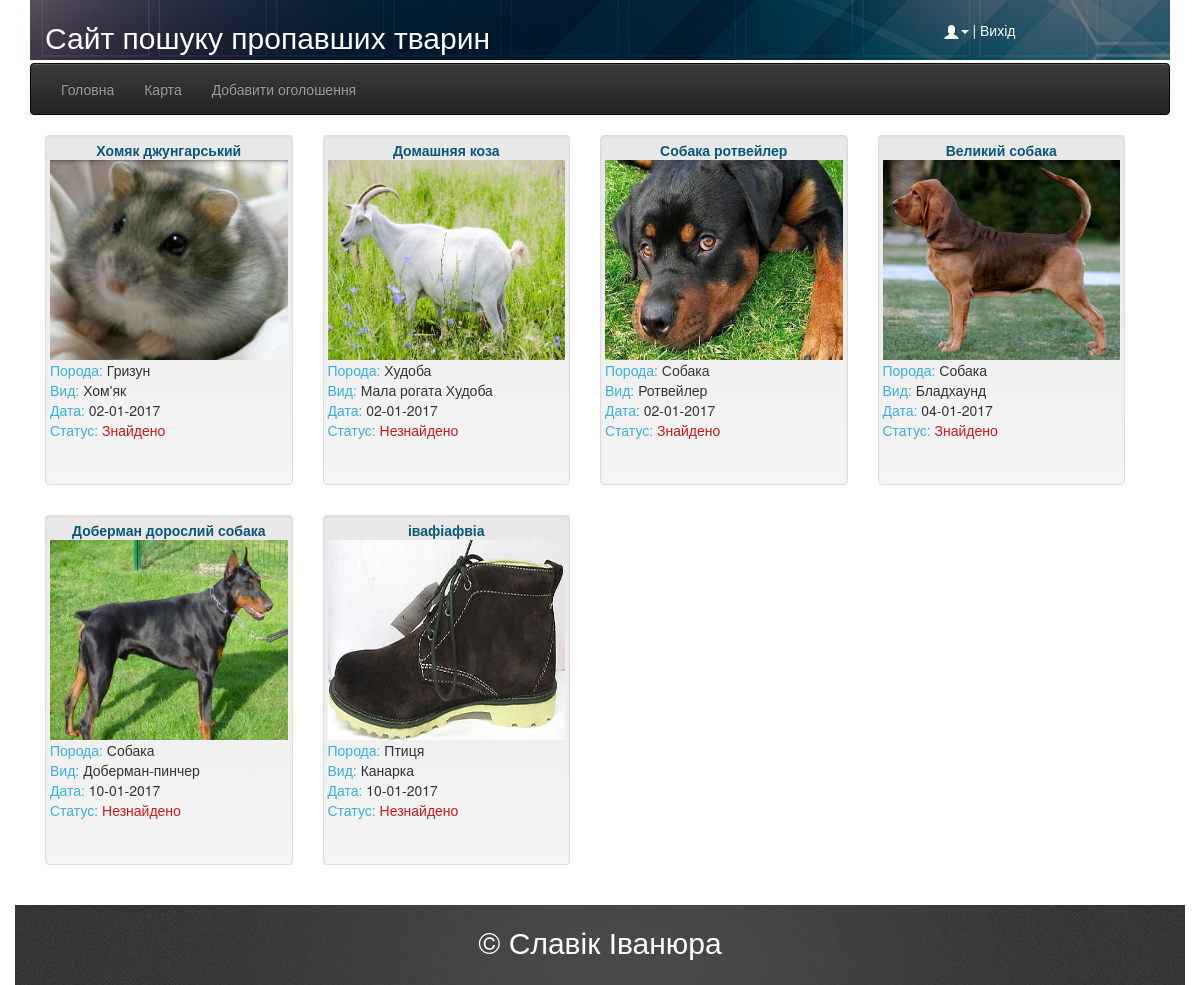
The app's page /postersUser (signed in) with its own data.
### tables this page shows
CREATE TABLE IF NOT EXISTS `poster` (
  `id` int(255) NOT NULL AUTO_INCREMENT,
  `title` varchar(255) NOT NULL,
  `name` varchar(255) NOT NULL,
  `animal_id` int(10) NOT NULL,
  `breed_id` int(10) NOT NULL,
  `description` varchar(400) NOT NULL,
  `address` varchar(255) NOT NULL,
  `date` int(11) NOT NULL,
  `user_id` int(10) NOT NULL,
  `is_active` tinyint(1) NOT NULL,
  `coordinates_id` int(11) NOT NULL,
  PRIMARY KEY (`id`),
  KEY `id_user` (`user_id`),
  KEY `kind_of_animal_id` (`animal_id`),
  KEY `kind_of_animal_id_2` (`animal_id`),
  KEY `kind_of_animal_id_3` (`animal_id`),
  KEY `kind_of_animal_id_4` (`animal_id`),
  KEY `kind_of_animal_id_5` (`animal_id`),
  KEY `breed_id` (`breed_id`),
  KEY `coordinates` (`coordinates_id`)
);

CREATE TABLE IF NOT EXISTS `animal` (
  `id` int(10) NOT NULL AUTO_INCREMENT,
  `title` varchar(255) NOT NULL,
  PRIMARY KEY (`id`)
);

CREATE TABLE IF NOT EXISTS `animal_breed` (
  `id` int(10) NOT NULL AUTO_INCREMENT,
  `title` varchar(255) NOT NULL,
  `animal_id` int(10) NOT NULL,
  PRIMARY KEY (`id`),
  KEY `id` (`id`),
  KEY `kind_of_animal_id` (`animal_id`),
  KEY `kind_of_animal_id_2` (`animal_id`)
);

### class/Db.php (called while the page is built, shortened)
<?php
class Db{
	public static function findOne($tableName, $attributes = []){
		$pattern = 'SELECT * FROM %s %s LIMIT 1';
		$lines = [];
		foreach ($attributes as $k=>$v) {
			$lines[] = sprintf('%s = "%s"', $k, $v);
		}
		$where 	= implode(' AND ', $lines);
		if (!empty($where)) {
			$where = 'WHERE ' . $where;
		}
		$sql 	= sprintf($pattern, $tableName, $where);
		$result = mysql_query($sql) or die("Query: <b>$sql</b> is failed!!!");
		$row 	=  mysql_fetch_assoc($result);
		return $row;
	}
	public static function findAll($tableName, $attributes = []){
		$pattern = 'SELECT * FROM %s %s';
		$lines = [];
		foreach ($attributes as $k=>$v) {
			$lines[] = sprintf('%s = "%s"', $k, $v);
		}
		$where 	= implode(' AND ', $lines);
		if (!empty($where)) {
			$where = 'WHERE ' . $where;
		}
		$sql 	= sprintf($pattern, $tableName, $where);
		$data = [];
        $result = mysql_query($sql);
		$row = mysql_fetch_assoc($result);
		do{
			$data[] = $row;
		} while($row = mysql_fetch_assoc($result));
		return $data;
	}
}

### class/Posters.php (called while the page is built, shortened)
<?
class Posters{
	public static function getListUser($uid){
			$list  = Db::findAll('poster', ['user_id'=>$uid]);
		return $list;
	}
	public static function getDataPosters($val){
		$data = [];
		$data['poster']['id'] 			= $val['id'];
		$data['poster']['user_id'] 		= $val['user_id'];
		$data['poster']['title']		= $val['title'];
		$data['poster']['date'] 		= $val['date'];
		$data['poster']['is_active'] 	= $val['is_active'];
		$image = Db::findAll('poster_foto', ['animal_id'=>$val['id']]);
		$i = 0;
		foreach($image as $v){
			$data['image'][$i] = $v['url'];
			$i++;
		}
		$data['animal'] = Db::findOne('animal', ['id'=>$val['animal_id']]);
		$data['animal_breed'] = Db::findOne('animal_breed', ['id'=>$val['breed_id']]);
		return $data;
	}
}
?>

### templates/postersUser.php (the view)
<div id="wrapper" class="container">
	<div id="category" class="row">
		<div id="featured" class="col-md-12">
			<div class="row col-md-12" >
				<?php
					$list  = Posters::getListUser($_SESSION['uid']);
					foreach($list as $v){
						$data = Posters::getDataPosters($v);
				?>
				<form  >
					<div class="product col-sm-6 col-md-4 col-lg-3">
						<div class="well">
							<a href="/posterViewUser?id=<?echo $data['poster']['id'];?>"><strong><center><?echo $data['poster']['title'];?></center></strong></a>
							<a href="/posterViewUser?id=<?echo $data['poster']['id']?>"><img src="../image/Data/upload/<?echo $data['image'][0];?>"></a>
							<span style="color:#38b0e3">Порода: </span><?echo $data['animal']['title'];?><br/>
							<span style="color:#38b0e3">Вид: </span><?echo $data['animal_breed']['title'];?><br/>
							<span style="color:#38b0e3">Дата: </span><?echo date("d-m-Y",$data['poster']['date']);?><br/>
							<span style="color:#38b0e3">Статус: </span><span style="color:#cc181e"><?if($data['poster']['is_active']) echo "Знайдено";else echo "Незнайдено";?></span><br/>
						</div>
					</div>
				</form>
				<?php }?>
			</div>
		</div>
	</div>
</div>

### styles/style.css (style rules this page uses)
BODY a { color: #FFFFFF; }
.well { background: #EEE; height: 350px; padding:2px; }
.well a { color:#095779; }
.product img { height: 200px; width: 100%; }
.product { margin-bottom: 10px; height: 100%; width:100%; }

### records on screen
poster: title "Хомяк джунгарський", shows a picture, animal.title "Гризун", breed.title "Хом'як", date "02-01-2017", is_active "Знайдено"
poster: title "Домашняя коза", shows a picture, animal.title "Худоба", breed.title "Мала рогата Худоба", date "02-01-2017", is_active "Незнайдено"
poster: title "Собака ротвейлер", shows a picture, animal.title "Собака", breed.title "Ротвейлер", date "02-01-2017", is_active "Знайдено"
poster: title "Великий собака", shows a picture, animal.title "Собака", breed.title "Бладхаунд", date "04-01-2017", is_active "Знайдено"
poster: title "Доберман дорослий собака", shows a picture, animal.title "Собака", breed.title "Доберман-пинчер", date "10-01-2017", is_active "Незнайдено"
poster: title "івафіафвіа", shows a picture, animal.title "Птиця", breed.title "Канарка", date "10-01-2017", is_active "Незнайдено"
